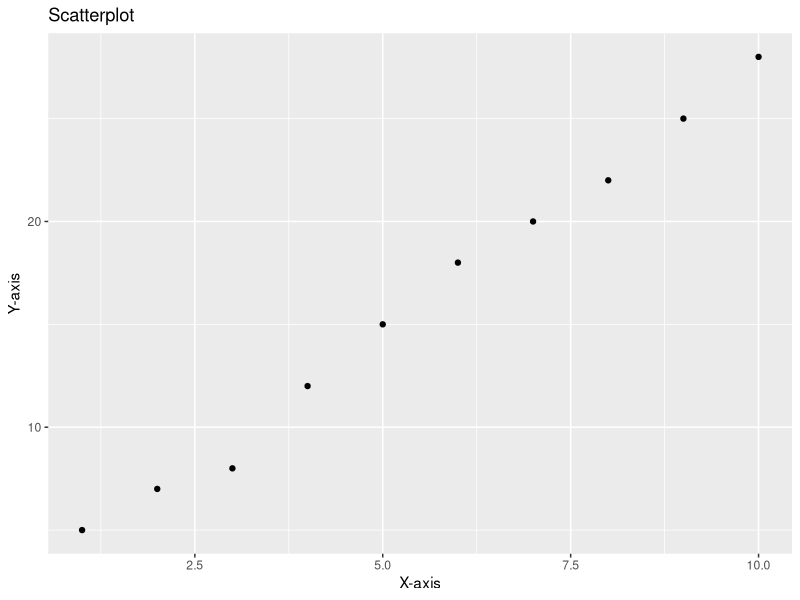

Generate this figure with R:
library(ggplot2)

# Sample data
df <- data.frame(
  X = c(1, 2, 3, 4, 5, 6, 7, 8, 9, 10),
  Y = c(5, 7, 8, 12, 15, 18, 20, 22, 25, 28)
)

# Create a scatterplot
ggplot(df, aes(x = X, y = Y)) +
  geom_point() +
  labs(title = "Scatterplot", x = "X-axis", y = "Y-axis")
